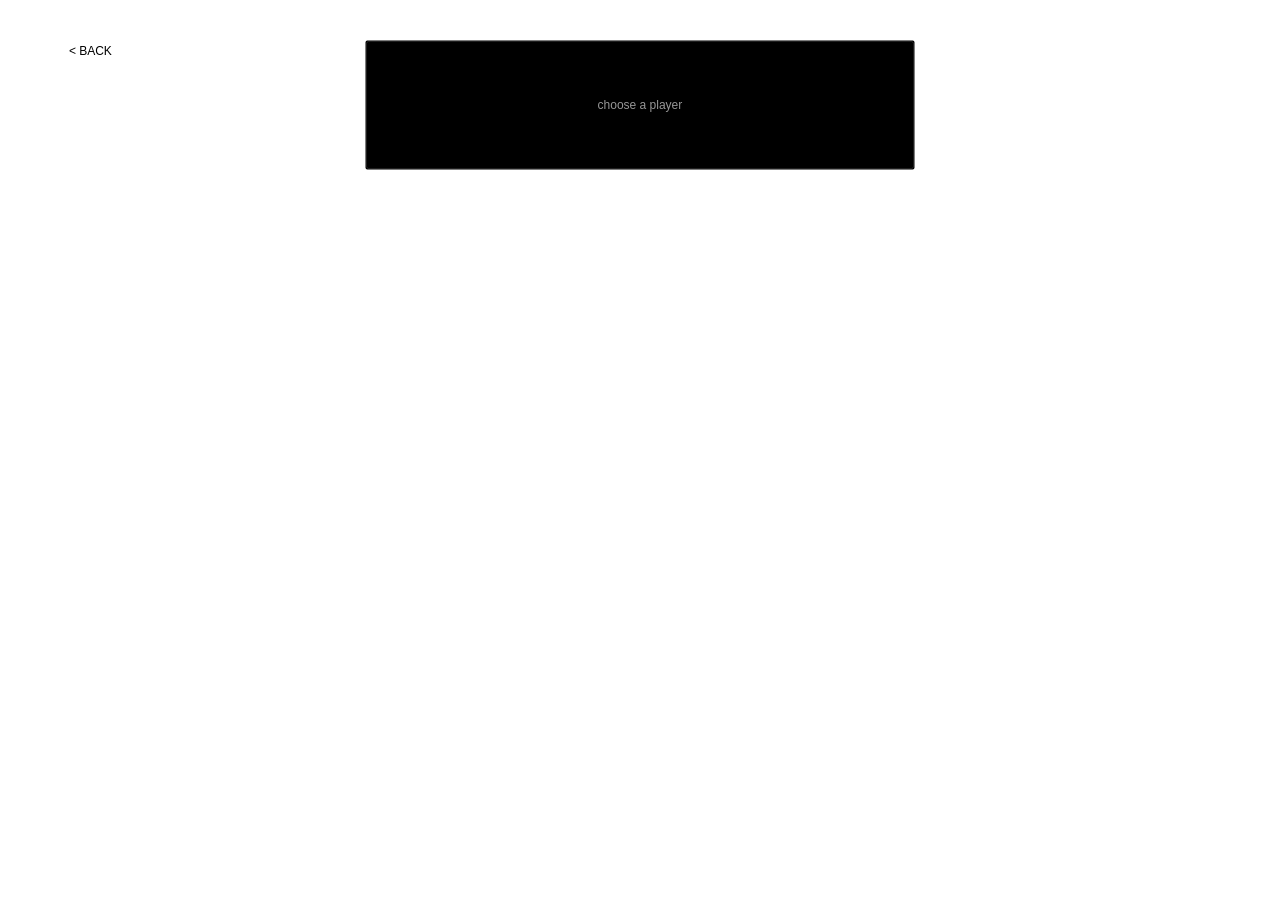
<?xml version="1.0" encoding="UTF-8"?>
<ui version="4.0">
 <class>menupageClass</class>
 <widget class="QWidget" name="menupageClass">
  <property name="geometry">
   <rect>
    <x>0</x>
    <y>0</y>
    <width>1280</width>
    <height>900</height>
   </rect>
  </property>
  <property name="windowTitle">
   <string>survivor.Q</string>
  </property>
  <widget class="QPushButton" name="back">
   <property name="geometry">
    <rect>
     <x>10</x>
     <y>20</y>
     <width>161</width>
     <height>61</height>
    </rect>
   </property>
   <property name="styleSheet">
    <string notr="true">font: 10pt &quot;Century&quot;;</string>
   </property>
   <property name="text">
    <string>&lt; BACK</string>
   </property>
   <property name="flat">
    <bool>true</bool>
   </property>
  </widget>
  <widget class="QListView" name="background">
   <property name="geometry">
    <rect>
     <x>0</x>
     <y>0</y>
     <width>1291</width>
     <height>900</height>
    </rect>
   </property>
   <property name="styleSheet">
    <string notr="true">background-image: url(:/new/prefix1/remenu/gameMenu.png);</string>
   </property>
   <property name="frameShape">
    <enum>QFrame::NoFrame</enum>
   </property>
  </widget>
  <widget class="QPushButton" name="order">
   <property name="enabled">
    <bool>false</bool>
   </property>
   <property name="geometry">
    <rect>
     <x>365</x>
     <y>40</y>
     <width>550</width>
     <height>130</height>
    </rect>
   </property>
   <property name="styleSheet">
    <string notr="true">background-color:transparent;
color: rgba(255, 255, 255, 150);
font: 63 20pt &quot;Cascadia Code SemiBold&quot;;</string>
   </property>
   <property name="text">
    <string>choose a player</string>
   </property>
  </widget>
  <widget class="QListView" name="player1">
   <property name="geometry">
    <rect>
     <x>200</x>
     <y>350</y>
     <width>270</width>
     <height>315</height>
    </rect>
   </property>
   <property name="styleSheet">
    <string notr="true">background-image: url(:/new/prefix1/remenu/player1_big.png);</string>
   </property>
   <property name="frameShape">
    <enum>QFrame::NoFrame</enum>
   </property>
  </widget>
  <widget class="QListView" name="player2">
   <property name="geometry">
    <rect>
     <x>820</x>
     <y>350</y>
     <width>270</width>
     <height>315</height>
    </rect>
   </property>
   <property name="styleSheet">
    <string notr="true">background-image: url(:/new/prefix1/remenu/player2_big.png);</string>
   </property>
   <property name="frameShape">
    <enum>QFrame::NoFrame</enum>
   </property>
  </widget>
  <widget class="QPushButton" name="player1_btn">
   <property name="enabled">
    <bool>true</bool>
   </property>
   <property name="geometry">
    <rect>
     <x>200</x>
     <y>350</y>
     <width>270</width>
     <height>315</height>
    </rect>
   </property>
   <property name="styleSheet">
    <string notr="true">color: rgba(255, 255, 255, 0);</string>
   </property>
   <property name="text">
    <string/>
   </property>
   <property name="flat">
    <bool>true</bool>
   </property>
  </widget>
  <widget class="QPushButton" name="player2_btn">
   <property name="geometry">
    <rect>
     <x>820</x>
     <y>350</y>
     <width>270</width>
     <height>315</height>
    </rect>
   </property>
   <property name="styleSheet">
    <string notr="true">color: rgba(255, 255, 255, 0);</string>
   </property>
   <property name="text">
    <string/>
   </property>
   <property name="flat">
    <bool>true</bool>
   </property>
  </widget>
  <zorder>background</zorder>
  <zorder>back</zorder>
  <zorder>order</zorder>
  <zorder>player2</zorder>
  <zorder>player1</zorder>
  <zorder>player1_btn</zorder>
  <zorder>player2_btn</zorder>
 </widget>
 <layoutdefault spacing="6" margin="11"/>
 <resources>
  <include location="remenu.qrc"/>
 </resources>
 <connections/>
</ui>
